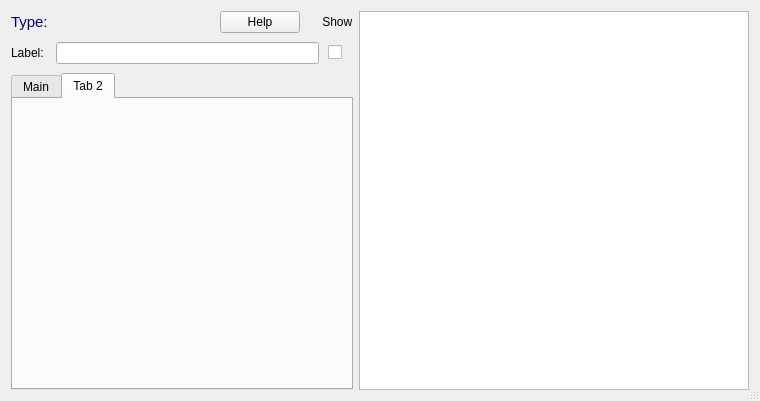
<?xml version="1.0" encoding="UTF-8"?>
<ui version="4.0">
 <class>PropDialog</class>
 <widget class="QDialog" name="PropDialog">
  <property name="windowModality">
   <enum>Qt::WindowModal</enum>
  </property>
  <property name="geometry">
   <rect>
    <x>0</x>
    <y>0</y>
    <width>760</width>
    <height>401</height>
   </rect>
  </property>
  <property name="sizePolicy">
   <sizepolicy hsizetype="Preferred" vsizetype="MinimumExpanding">
    <horstretch>0</horstretch>
    <verstretch>0</verstretch>
   </sizepolicy>
  </property>
  <property name="minimumSize">
   <size>
    <width>320</width>
    <height>100</height>
   </size>
  </property>
  <property name="windowTitle">
   <string notr="true">Dialog</string>
  </property>
  <property name="sizeGripEnabled">
   <bool>true</bool>
  </property>
  <property name="modal">
   <bool>false</bool>
  </property>
  <layout class="QHBoxLayout" name="mainLayout">
   <property name="spacing">
    <number>6</number>
   </property>
   <item>
    <layout class="QVBoxLayout" name="verticalLayout">
     <property name="spacing">
      <number>9</number>
     </property>
     <item>
      <layout class="QHBoxLayout" name="horizontalLayout_2">
       <item>
        <widget class="QLabel" name="type">
         <property name="palette">
          <palette>
           <active>
            <colorrole role="WindowText">
             <brush brushstyle="SolidPattern">
              <color alpha="255">
               <red>0</red>
               <green>0</green>
               <blue>127</blue>
              </color>
             </brush>
            </colorrole>
           </active>
           <inactive>
            <colorrole role="WindowText">
             <brush brushstyle="SolidPattern">
              <color alpha="255">
               <red>0</red>
               <green>0</green>
               <blue>127</blue>
              </color>
             </brush>
            </colorrole>
           </inactive>
           <disabled>
            <colorrole role="WindowText">
             <brush brushstyle="SolidPattern">
              <color alpha="255">
               <red>190</red>
               <green>190</green>
               <blue>190</blue>
              </color>
             </brush>
            </colorrole>
           </disabled>
          </palette>
         </property>
         <property name="font">
          <font>
           <pointsize>11</pointsize>
          </font>
         </property>
         <property name="text">
          <string>Type: </string>
         </property>
        </widget>
       </item>
       <item>
        <widget class="QPushButton" name="helpButton">
         <property name="sizePolicy">
          <sizepolicy hsizetype="Fixed" vsizetype="Fixed">
           <horstretch>0</horstretch>
           <verstretch>0</verstretch>
          </sizepolicy>
         </property>
         <property name="text">
          <string>Help</string>
         </property>
         <property name="autoDefault">
          <bool>false</bool>
         </property>
        </widget>
       </item>
       <item>
        <widget class="QLabel" name="labelShow">
         <property name="sizePolicy">
          <sizepolicy hsizetype="Fixed" vsizetype="Fixed">
           <horstretch>0</horstretch>
           <verstretch>0</verstretch>
          </sizepolicy>
         </property>
         <property name="text">
          <string>    Show</string>
         </property>
        </widget>
       </item>
      </layout>
     </item>
     <item>
      <layout class="QHBoxLayout" name="horizontalLayout">
       <item>
        <widget class="QLabel" name="labelLabel">
         <property name="text">
          <string>Label: </string>
         </property>
        </widget>
       </item>
       <item>
        <widget class="QLineEdit" name="labelBox"/>
       </item>
       <item>
        <widget class="QCheckBox" name="showButton">
         <property name="sizePolicy">
          <sizepolicy hsizetype="Fixed" vsizetype="Fixed">
           <horstretch>0</horstretch>
           <verstretch>0</verstretch>
          </sizepolicy>
         </property>
         <property name="minimumSize">
          <size>
           <width>25</width>
           <height>0</height>
          </size>
         </property>
         <property name="text">
          <string/>
         </property>
        </widget>
       </item>
      </layout>
     </item>
     <item>
      <widget class="QTabWidget" name="tabList">
       <property name="sizePolicy">
        <sizepolicy hsizetype="Preferred" vsizetype="MinimumExpanding">
         <horstretch>0</horstretch>
         <verstretch>0</verstretch>
        </sizepolicy>
       </property>
       <property name="currentIndex">
        <number>1</number>
       </property>
       <widget class="QWidget" name="tab">
        <attribute name="title">
         <string>Main</string>
        </attribute>
       </widget>
       <widget class="QWidget" name="tab_2">
        <property name="locale">
         <locale language="C" country="AnyCountry"/>
        </property>
        <attribute name="title">
         <string notr="true">Tab 2</string>
        </attribute>
       </widget>
      </widget>
     </item>
    </layout>
   </item>
   <item>
    <widget class="QTextEdit" name="helpText">
     <property name="sizePolicy">
      <sizepolicy hsizetype="MinimumExpanding" vsizetype="MinimumExpanding">
       <horstretch>0</horstretch>
       <verstretch>0</verstretch>
      </sizepolicy>
     </property>
     <property name="minimumSize">
      <size>
       <width>390</width>
       <height>0</height>
      </size>
     </property>
     <property name="acceptDrops">
      <bool>false</bool>
     </property>
     <property name="styleSheet">
      <string notr="true"/>
     </property>
     <property name="locale">
      <locale language="C" country="AnyCountry"/>
     </property>
     <property name="undoRedoEnabled">
      <bool>false</bool>
     </property>
     <property name="markdown">
      <string notr="true"/>
     </property>
     <property name="html">
      <string notr="true">&lt;!DOCTYPE HTML PUBLIC &quot;-//W3C//DTD HTML 4.0//EN&quot; &quot;http://www.w3.org/TR/REC-html40/strict.dtd&quot;&gt;
&lt;html&gt;&lt;head&gt;&lt;meta name=&quot;qrichtext&quot; content=&quot;1&quot; /&gt;&lt;style type=&quot;text/css&quot;&gt;
p, li { white-space: pre-wrap; }
&lt;/style&gt;&lt;/head&gt;&lt;body style=&quot; font-family:'Ubuntu'; font-size:10pt; font-weight:400; font-style:normal;&quot;&gt;
&lt;p style=&quot;-qt-paragraph-type:empty; margin-top:0px; margin-bottom:0px; margin-left:0px; margin-right:0px; -qt-block-indent:0; text-indent:0px;&quot;&gt;&lt;br /&gt;&lt;/p&gt;&lt;/body&gt;&lt;/html&gt;</string>
     </property>
     <property name="textInteractionFlags">
      <set>Qt::LinksAccessibleByKeyboard|Qt::LinksAccessibleByMouse|Qt::TextBrowserInteraction|Qt::TextSelectableByKeyboard|Qt::TextSelectableByMouse</set>
     </property>
     <property name="placeholderText">
      <string notr="true"/>
     </property>
    </widget>
   </item>
  </layout>
 </widget>
 <resources/>
 <connections/>
</ui>
